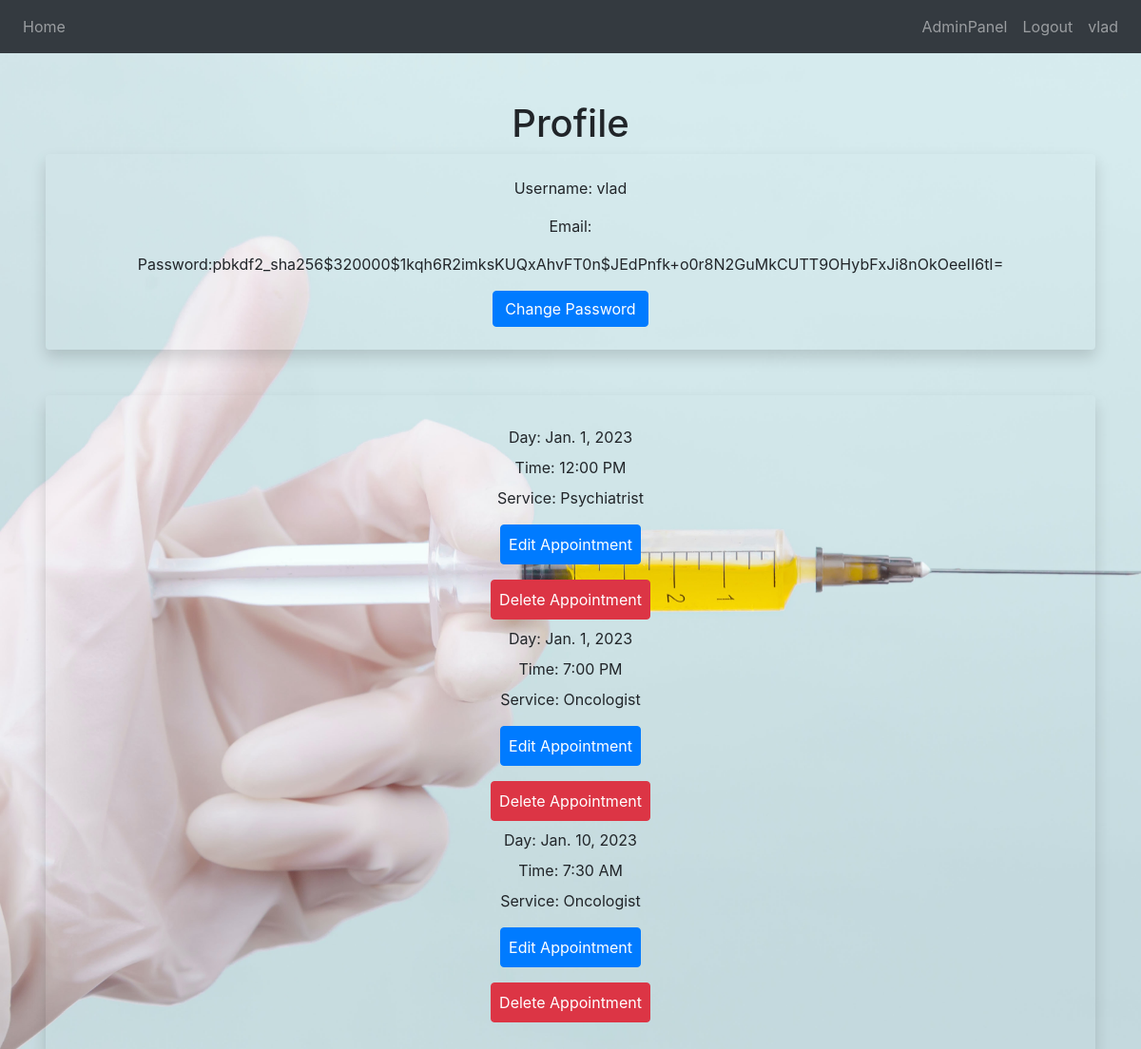
Before: /user-panel (signed in) with the older database file.
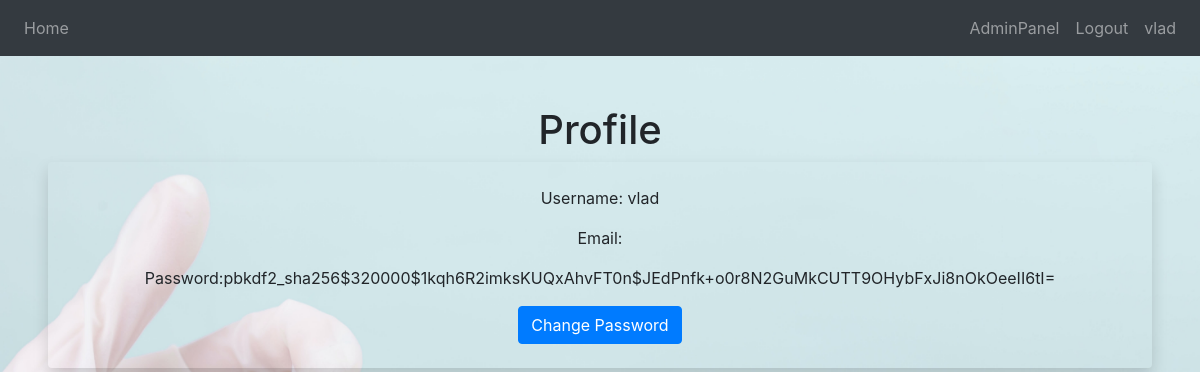
After: the same page with the newer database file.
### booking/models.py (models this page shows, shortened)
class Appointment(models.Model):
    user = models.ForeignKey(User, on_delete=models.CASCADE, null=True, blank=True)
    service = models.CharField(max_length=50, choices=SERVICE_CHOICES, default="Cardiologist")
    day = models.DateField(default=datetime.now)
    time = models.CharField(max_length=10, choices=TIME_CHOICES, default="7:30 AM")
    time_ordered = models.DateTimeField(default=datetime.now, blank=True)
    syptoms = models.TextField(null=True, blank=True)
    timetaken = models.CharField(max_length=10,null=True, blank=True)
    Apperence = models.BooleanField(default=False)

### booking/views.py (the view)
# urls.py: path('user-panel', views.userPanel, name='userPanel'),
def userPanel(request):
    user = request.user
    appointments = Appointment.objects.filter(user=user).order_by('day', 'time')
    return render(request, 'userPanel.html', {
        'user':user,
        'appointments':appointments,
    })

### booking/templates/userPanel.html (shortened to what this page needs)
{% extends 'Base.html' %}
{% block content%}
{% load crispy_forms_tags %}
<h1 class="text-center">Profile</h1>
<div class="shadow p-4 mb-5 bg-body bg-body rounded text-black text-center m-5">
    <p>Username: {{user}}</p>
    <p>Email: {{user.email}}</p>
    <p>Password:{{user.password}}</p>
    <a href="change-password/" class="btn btn-primary">Change Password</a>
</div>
{% if appointments.count > 0 %}
    <div class="shadow p-4 mb-5 bg-body bg-body rounded text-black text-center m-5">
        {% for appointment in appointments %}
            <p class="list-group mt-2">Day: {{ appointment.day }}</p>
            <p class="list-group mt-2">Time: {{ appointment.time }}</p>
            <p class="list-group mt-2">Service: {{ appointment.service }}</p>
            <div class="mt-3 mb-2">
                <a class="btn btn-primary rounded-3 p-2" href="{% url 'userUpdate' appointment.id %}">Edit Appointment</a>
            </div>
            <div class="mt-3 mb-2">
                <a class="btn btn-danger rounded-3 p-2" href="{% url 'DeleteApp1' appointment.id %}">Delete Appointment</a>
            </div>
        {% endfor %}
    </div>
{%endif%}
{% endblock%}

### main/templates/Base.html (shortened to what this page needs)
<!DOCTYPE html>
{% load static  %}
<html>
    <head>
    <link
      rel="stylesheet"
      href="https://stackpath.bootstrapcdn.com/bootstrap/4.4.1/css/bootstrap.min.css"
    />
    <link
      rel="stylesheet"
      href="https://stackpath.bootstrapcdn.com/font-awesome/4.7.0/css/font-awesome.min.css"
    />
   </head>
<body class="bg">
  <nav class="navbar navbar-expand-lg navbar-dark bg-dark"  >
    <div class="collapse navbar-collapse justify-content-between" id="navbar">
      <div class="navbar-nav">
        <a class="nav-item nav-link" id="home" href="/">Home</a>
      </div>
      <div class="navbar-nav">
        {%if request.user.is_superuser%}
        <a class="nav-item nav-link" id="AdminPanel" href={%url 'admin:index'%}>AdminPanel</a>
        {%endif%}
        {% if user.is_authenticated %}
        <a class="nav-item nav-link" id="logout" href={%url 'logout'%}>Logout</a>
        <a class="nav-item nav-link" id="logout" href="{% url 'userPanel'%}"> {{user.username}}</a>
        {% else %}
        <a class="nav-item nav-link" id="login" href="{% url 'login'%}">Login</a>
        <a class="nav-item nav-link" id="signUp" href="{%url 'register' %}">Sign Up</a>
        {% endif %}
      </div>
    </div>
  </nav>
  <div class="containter">
    {%block content%}
    {% endblock%}
  </div>
    </body>
</html>

### booking/templates/userPanel.html (style rules this page uses)
.text-center { text-align: center!important; margin-top: 50px; margin-bottom: -40px; }

Changed rows visible on the page:
removed Appointment: day "Jan. 1, 2023", time "12:00 PM", service "Psychiatrist"
removed Appointment: day "Jan. 1, 2023", time "7:00 PM", service "Oncologist"
removed Appointment: day "Jan. 10, 2023", time "7:30 AM", service "Oncologist"
